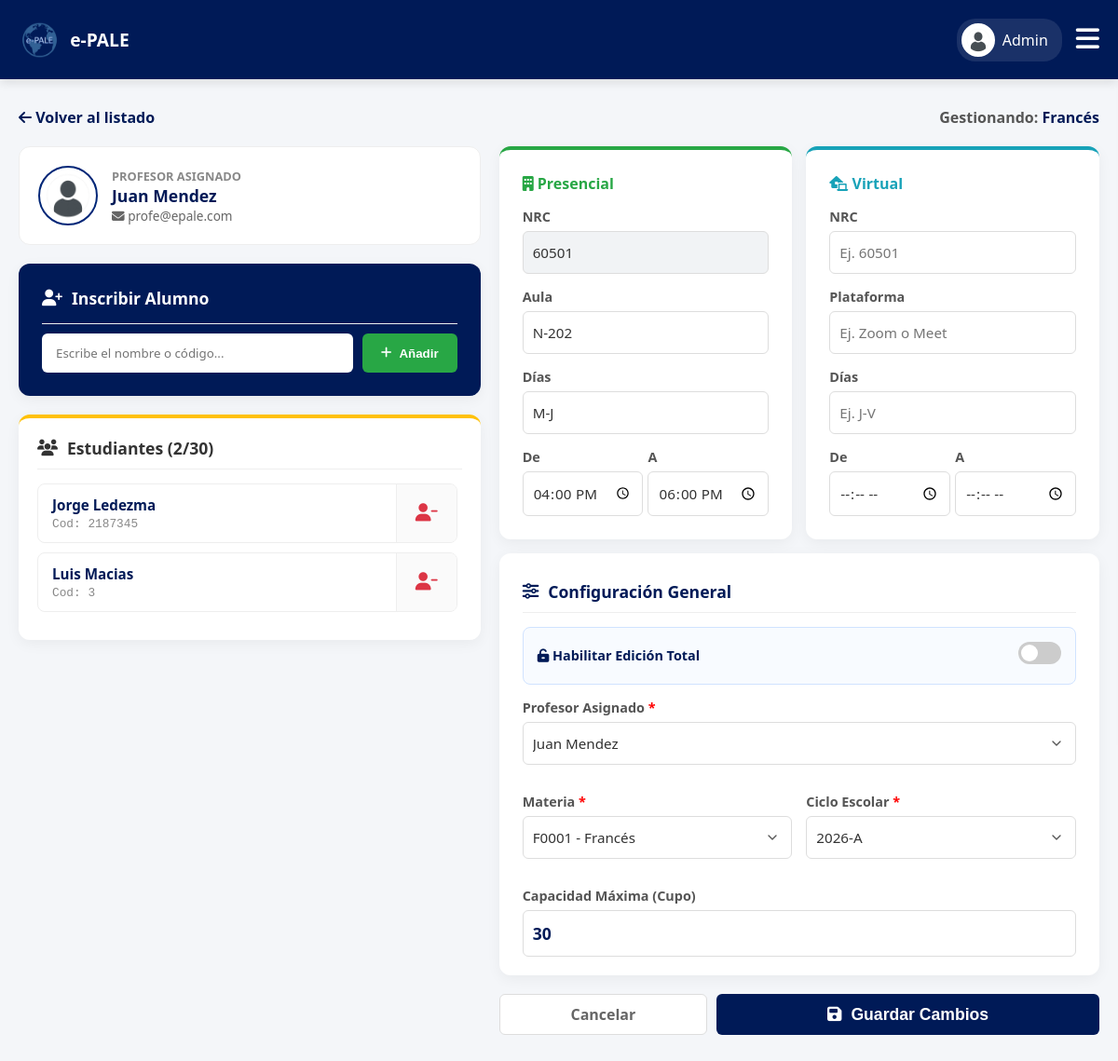
/admin/gestionar_grupo.php?clave=60501 (signed in), run on the app's committed database.
### tables this page shows
CREATE TABLE IF NOT EXISTS `usuarios` (
  `usuario_id` int NOT NULL AUTO_INCREMENT,
  `codigo` varchar(20) DEFAULT NULL,
  `nombre` varchar(50) NOT NULL,
  `apellido_paterno` varchar(50) NOT NULL,
  `apellido_materno` varchar(50) DEFAULT NULL,
  `correo` varchar(100) NOT NULL,
  `password` varchar(255) DEFAULT NULL,
  `telefono` varchar(20) DEFAULT NULL,
  `rol` enum('ADMIN','PROFESOR','ALUMNO') NOT NULL,
  `estatus` enum('ACTIVO','INACTIVO') DEFAULT 'ACTIVO',
  `foto_perfil` varchar(255) DEFAULT NULL,
  `google_id` varchar(255) DEFAULT NULL,
  `fecha_creacion` timestamp NULL DEFAULT CURRENT_TIMESTAMP,
  PRIMARY KEY (`usuario_id`),
  UNIQUE KEY `correo` (`correo`),
  UNIQUE KEY `codigo` (`codigo`)
);

CREATE TABLE IF NOT EXISTS `materias` (
  `materia_id` int NOT NULL AUTO_INCREMENT,
  `clave` varchar(10) NOT NULL,
  `nombre` varchar(50) NOT NULL,
  `nivel` int NOT NULL,
  PRIMARY KEY (`materia_id`),
  UNIQUE KEY `clave` (`clave`)
);

CREATE TABLE IF NOT EXISTS `inscripciones` (
  `inscripcion_id` int NOT NULL AUTO_INCREMENT,
  `alumno_id` int NOT NULL,
  `nrc` int NOT NULL,
  `estatus` enum('INSCRITO','SOLICITUD_BAJA','BAJA','SOLICITUD_ALTA') DEFAULT 'INSCRITO',
  `calificacion_final` decimal(5,2) DEFAULT '0.00',
  PRIMARY KEY (`inscripcion_id`),
  KEY `alumno_id` (`alumno_id`),
  KEY `nrc` (`nrc`)
);

### admin/gestionar_grupo.php (the view, shortened to what the rows shown need)
<?php
require '../db.php';
try { $pdo->exec("ALTER TABLE horarios MODIFY dias_patron VARCHAR(50)"); } catch (Exception $e) { }
$clave = $_GET['clave'] ?? '';
$es_edicion = !empty($clave);
$g = []; $alumnos_inscritos = []; $total_inscritos = 0; $nrc_base = '';
if ($es_edicion) {
    $sql = "SELECT g.clave_grupo, m.materia_id, m.nombre AS materia, u.usuario_id AS profesor_id, u.nombre AS prof_nombre, u.apellido_paterno AS prof_ap, u.foto_perfil AS prof_foto, u.correo AS prof_correo, c.ciclo_id,
                   MAX(g.cupo) AS cupo, MAX(g.edicion_total) AS edicion_total,
                   MAX(CASE WHEN h.modalidad='PRESENCIAL' THEN g.nrc END) AS nrc_presencial,
                   MAX(CASE WHEN h.modalidad='VIRTUAL' THEN g.nrc END) AS nrc_virtual,
                   MAX(CASE WHEN h.modalidad='PRESENCIAL' THEN h.aula END) AS aula_presencial,
                   MAX(CASE WHEN h.modalidad='VIRTUAL' THEN h.aula END) AS aula_virtual,
                   MAX(CASE WHEN h.modalidad='PRESENCIAL' THEN h.dias_patron END) AS dias_presencial,
                   MAX(CASE WHEN h.modalidad='VIRTUAL' THEN h.dias_patron END) AS dias_virtual,
                   MAX(CASE WHEN h.modalidad='PRESENCIAL' THEN h.hora_inicio END) AS inicio_presencial,
                   MAX(CASE WHEN h.modalidad='VIRTUAL' THEN h.hora_inicio END) AS inicio_virtual,
                   MAX(CASE WHEN h.modalidad='PRESENCIAL' THEN h.hora_fin END) AS fin_presencial,
                   MAX(CASE WHEN h.modalidad='VIRTUAL' THEN h.hora_fin END) AS fin_virtual
            FROM grupos g JOIN materias m ON g.materia_id = m.materia_id JOIN usuarios u ON g.profesor_id = u.usuario_id JOIN ciclos c ON g.ciclo_id = c.ciclo_id LEFT JOIN horarios h ON g.nrc = h.nrc
            WHERE g.clave_grupo=? GROUP BY g.clave_grupo, m.materia_id, m.nombre, u.usuario_id, u.nombre, u.apellido_paterno, u.foto_perfil, u.correo, c.ciclo_id";
    $stmt = $pdo->prepare($sql); $stmt->execute([$clave]); $g = $stmt->fetch(PDO::FETCH_ASSOC);
    $nrc_base = $g['nrc_presencial'] ?: $g['nrc_virtual'];
    $sql_alum = "SELECT i.inscripcion_id, a.alumno_id, u.usuario_id, u.codigo, u.nombre, u.apellido_paterno, u.correo, a.carrera FROM inscripciones i JOIN alumnos a ON i.alumno_id = a.alumno_id JOIN usuarios u ON a.usuario_id = u.usuario_id WHERE i.nrc = ? AND i.estatus = 'INSCRITO' ORDER BY u.apellido_paterno ASC";
    $stmt_alum = $pdo->prepare($sql_alum); $stmt_alum->execute([$nrc_base]);
    $alumnos_inscritos = $stmt_alum->fetchAll(PDO::FETCH_ASSOC); $total_inscritos = count($alumnos_inscritos);
    $foto_profesor = "../img/avatar-default.png"; if($g['prof_foto'] && file_exists("../img/perfiles/" . $g['prof_foto'])) { $foto_profesor = "../img/perfiles/" . $g['prof_foto']; }
}
?>
<!DOCTYPE html>
<html lang="es">
<head>
    <link rel="stylesheet" href="../css/estudiante.css?v=<?php echo time(); ?>">
    <link rel="stylesheet" href="../css/admin.css?v=<?php echo time(); ?>">
    <link rel="stylesheet" href="https://cdnjs.cloudflare.com/ajax/libs/font-awesome/6.4.0/css/all.min.css">
</head>
<body>
    <?php include 'menu_admin.php'; ?>
    <main class="main-content">
        <div style="display: flex; justify-content: space-between; align-items: center; margin-bottom: 20px;">
            <?php if($es_edicion): ?><span style="font-weight: bold; color: #555;">Gestionando: <span style="color: var(--udg-blue);"><?php echo htmlspecialchars($g['materia']); ?></span></span>
            <?php else: ?><span style="font-weight: bold; color: #28a745;">Creando Nuevo Grupo</span><?php endif; ?>
        </div>
        <div style="display: grid; grid-template-columns: 1fr 1.3fr; gap: 20px; align-items: start;">
            <div>
                <?php if($es_edicion): ?>
                    <a href="ver_expediente.php?id=<?php echo $g['profesor_id']; ?>" class="hover-lift" style="background: white; border: 1px solid #eee; border-radius: 12px; padding: 20px; display: flex; align-items: center; gap: 15px; margin-bottom: 20px;">
                        <img src="<?php echo $foto_profesor; ?>" style="width: 60px; height: 60px; border-radius: 50%; object-fit: cover; border: 2px solid var(--udg-light);">
                        <div>
                            <div style="font-size: 0.8rem; color: #888; font-weight: bold; text-transform: uppercase;">Profesor Asignado</div>
                            <h3 style="margin: 0; color: var(--udg-blue); font-size: 1.1rem;"><?php echo htmlspecialchars($g['prof_nombre'] . ' ' . $g['prof_ap']); ?></h3>
                            <div style="font-size: 0.85rem; color: #666;"><i class="fas fa-envelope"></i> <?php echo htmlspecialchars($g['prof_correo']); ?></div>
                        </div>
                    </a>
                    <div class="card" style="margin-top: 0; background: linear-gradient(135deg, var(--udg-blue) 0%, #001a57 100%); color: white; border: none; margin-bottom: 20px;">
                        <h3 style="margin: 0 0 10px 0; color: white;"><i class="fas fa-user-plus"></i> Inscribir Alumno</h3>
                        <form method="POST" id="formAddStudent">
                            <div style="display: flex; gap: 10px; align-items: stretch;">
                                <div class="custom-select-wrapper">
                                    <input type="text" id="searchInput" placeholder="Escribe el nombre o código..." style="width: 100%; height: 42px; padding: 10px 15px; border-radius: 6px; border: none; box-sizing: border-box; font-family: inherit;" autocomplete="off">
                                </div>
                                <button type="submit" class="btn-save" style="background: #28a745; white-space: nowrap; height: 42px;"><i class="fas fa-plus"></i> Añadir</button>
                            </div>
                        </form>
                    </div>
                    <div class="card" style="margin-top: 0; padding: 20px;">
                        <h3 style="margin: 0 0 15px 0; color: #333; border-bottom: 1px solid #eee; padding-bottom: 10px;"><i class="fas fa-users"></i> Estudiantes (<?php echo $total_inscritos; ?>/<?php echo $g['cupo']; ?>)</h3>
                        <?php if(count($alumnos_inscritos) > 0): ?>
                            <div style="max-height: 400px; overflow-y: auto; padding-right: 5px;">
                                <?php foreach($alumnos_inscritos as $alum): ?>
                                    <div class="student-row">
                                        <a href="ver_expediente.php?id=<?php echo $alum['usuario_id']; ?>" class="student-link">
                                            <div style="font-weight: bold; color: var(--udg-blue); font-size: 0.95rem;"><?php echo htmlspecialchars($alum['nombre'] . ' ' . $alum['apellido_paterno']); ?></div>
                                            <div style="font-size: 0.8rem; color: #888; font-family: monospace; margin-top: 3px;">Cod: <?php echo htmlspecialchars($alum['codigo']); ?></div>
                                        </a>
                                        <div class="student-action">
                                            <form method="POST" style="margin: 0;"><button type="button" onclick="confirmarBajaAlumno(this, '<?php echo htmlspecialchars($alum['nombre']); ?>')" style="background: none; border: none; color: #dc3545; cursor: pointer; font-size: 1.2rem; padding: 5px;" title="Expulsar"><i class="fas fa-user-minus"></i></button></form>
                                        </div>
                                    </div>
                                <?php endforeach; ?>
                            </div>
                        <?php else: ?><p style="text-align: center; color: #aaa; padding: 20px;">La clase está vacía.</p><?php endif; ?>
                    </div>
                <?php endif; ?>
            </div>
        </div>
    </main>
</body>
</html>

### admin/menu_admin.php (shortened to what the rows shown need)
<?php
$stmt_foto_menu = $pdo->prepare("SELECT foto_perfil, nombre FROM usuarios WHERE usuario_id = ?");
$stmt_foto_menu->execute([$_SESSION['user_id']]);
$admin_menu = $stmt_foto_menu->fetch(PDO::FETCH_ASSOC);
$foto_menu = "../img/avatar-default.png";
?>
<header class="main-header" style="display: flex; justify-content: space-between; align-items: center; padding: 10px 20px; height: 65px;">
    <div style="display: flex; align-items: center; gap: 15px;">
        <a href="perfil.php" style="text-decoration: none; color: white; display: flex; align-items: center; gap: 8px; background: rgba(255,255,255,0.1); padding: 5px 15px 5px 5px; border-radius: 20px;">
            <img src="<?php echo $foto_menu; ?>" style="width: 32px; height: 32px; border-radius: 50%; object-fit: cover; border: 2px solid white; background:white;">
            <span class="profile-name" style="font-weight: 500;"><?php echo strtok($admin_menu['nombre'], " "); ?></span>
        </a>
    </div>
</header>

### data on the page
usuarios: nombre "Admin"
materias: nombre "Francés", usuarios.nombre+apellido_paterno "Juan Mendez", usuarios.correo "profe@epale.com"
inscripciones: usuarios.nombre+apellido_paterno "Jorge Ledezma", usuarios.codigo "2187345"
inscripciones: usuarios.nombre+apellido_paterno "Luis Macias", usuarios.codigo "3"

### other printed values
$total_inscritos "2"
$g['cupo'] "30"
form field profesor_id "Juan Mendez"
form field materia_id "F0001 - Francés"
form field ciclo_id "2026-A"
